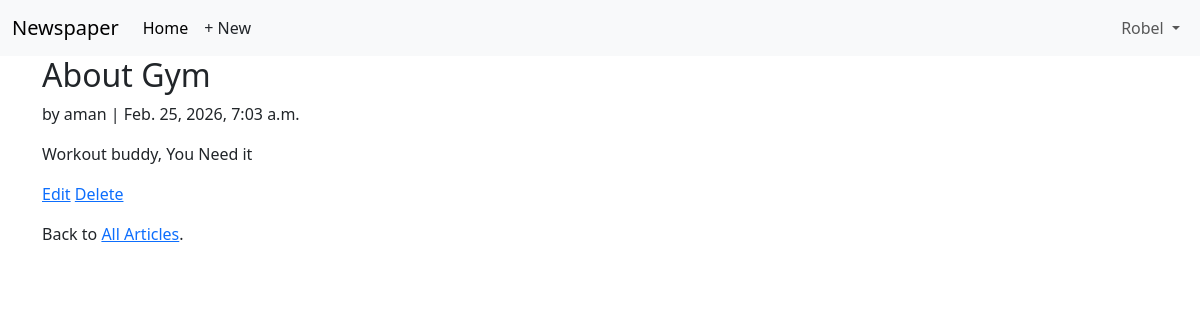
Screenshot of /articles/1/ (signed in) with the database file from the repository.
### accounts/models.py (models this page shows)
class CustomUser(AbstractUser):
    age = models.PositiveBigIntegerField(null = True, blank = True)

### articles/models.py (models this page shows, shortened)
class Article(models.Model):
    title = models.CharField(max_length = 255)
    body = models.TextField()
    date = models.DateTimeField(auto_now_add=True)
    author = models.ForeignKey(
        settings.AUTH_USER_MODEL,
        on_delete=models.CASCADE,
    )

### articles/views.py (the view)
# urls.py: path("<int:pk>/", ArticleDetailView.as_view(), name = "article_detail"),
class ArticleDetailView(DetailView):
    model = Article
    template_name = "article_detail.html"

### templates/article_detail.html
{% extends "base.html" %}
{% block content %}
<div class="article-entry">
<h2>{{ object.title }}</h2>
<p>by {{ object.author }} | {{ object.date }}</p>
<p>{{ object.body }}</p>
</div>
<div>
<p><a href="{% url 'article_edit' article.pk %}">Edit</a>
<a href="{% url 'article_delete' article.pk %}">Delete</a>
</p>
<p>Back to <a href="{% url 'article_list' %}">All Articles</a>.</p>
</div>
{% endblock content %}

### templates/base.html (shortened to what this page needs)
<!DOCTYPE html>
<html>
<head>
<link href="https://cdn.jsdelivr.net/npm/bootstrap@5.3.3/dist/css/
bootstrap.min.css" rel="stylesheet"
crossorigin="anonymous">
</head>
<body>
    <body>
<nav class="navbar navbar-expand-lg bg-body-tertiary">
<div class="container-fluid">
<a class="navbar-brand" href="{% url 'home' %}">Newspaper</a>
<div class="collapse navbar-collapse" id="navbarSupportedContent">
<ul class="navbar-nav me-auto mb-2 mb-lg-0">
<li class="nav-item">
<a class="nav-link active" aria-current="page" href="#">Home</a>
</li>
{% if user.is_authenticated %}
<li><a href="#" class="nav-link px-2 link-dark">+ New</a></li>
</ul>
<div class="mr-auto">
<ul class="navbar-nav">
<li class="nav-item dropdown">
<a class="nav-link dropdown-toggle" href="#" role="button"
data-bs-toggle="dropdown" aria-expanded="false">
{{ user.username }}
</a>
</li>
{% endif %}
</div>
</div>
</nav>
<main>
<div class="container">
{% block content %}
{% endblock content %}
</div>
</main>
</body>
</html>

### rows the page displays
CustomUser: username "Robel"
Article: title "About Gym", author "aman", date "Feb. 25, 2026, 7:03 a.m.", body "Workout buddy, You Need it"
